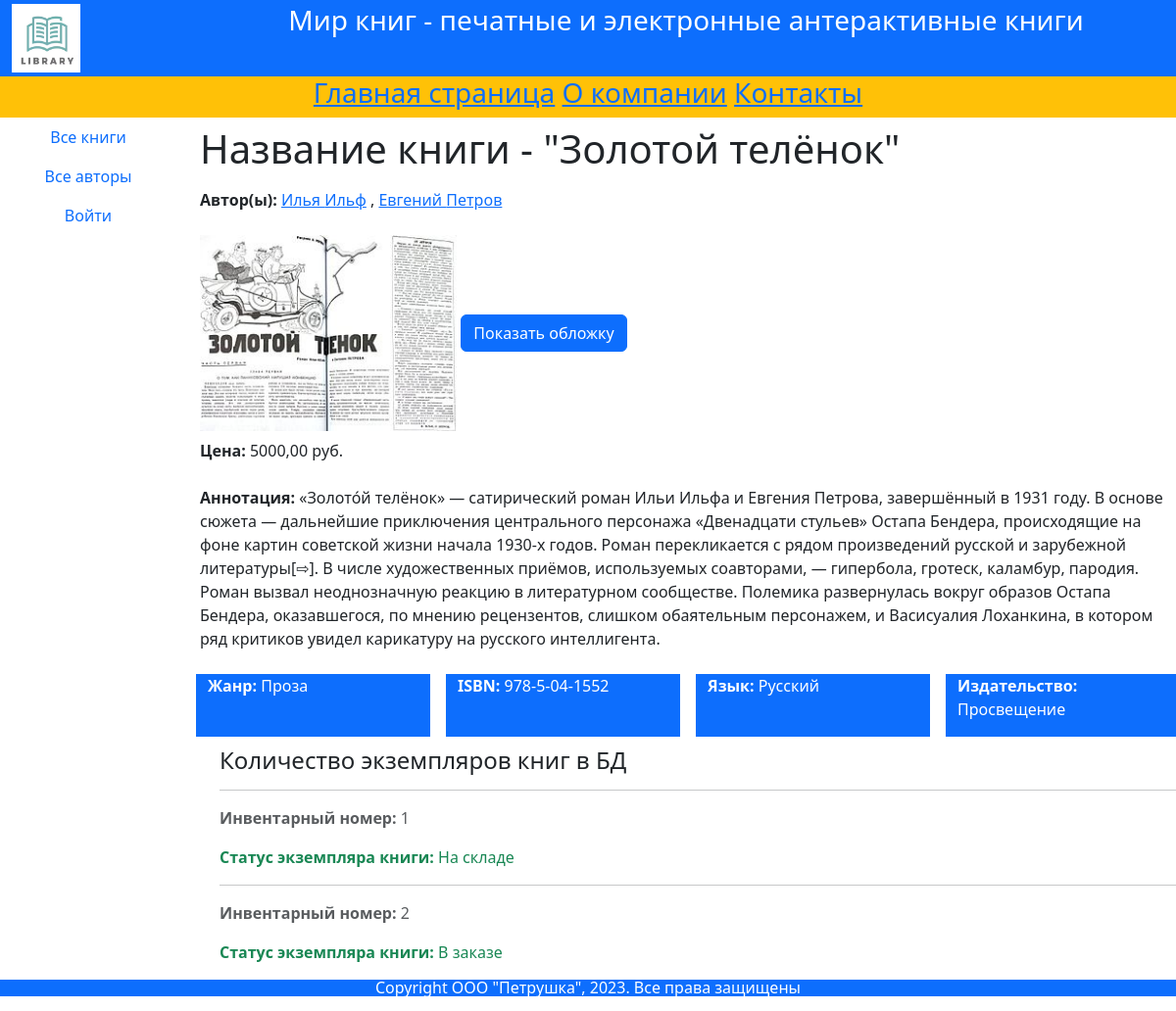
/books/4, run on an earlier commit of the app's database.
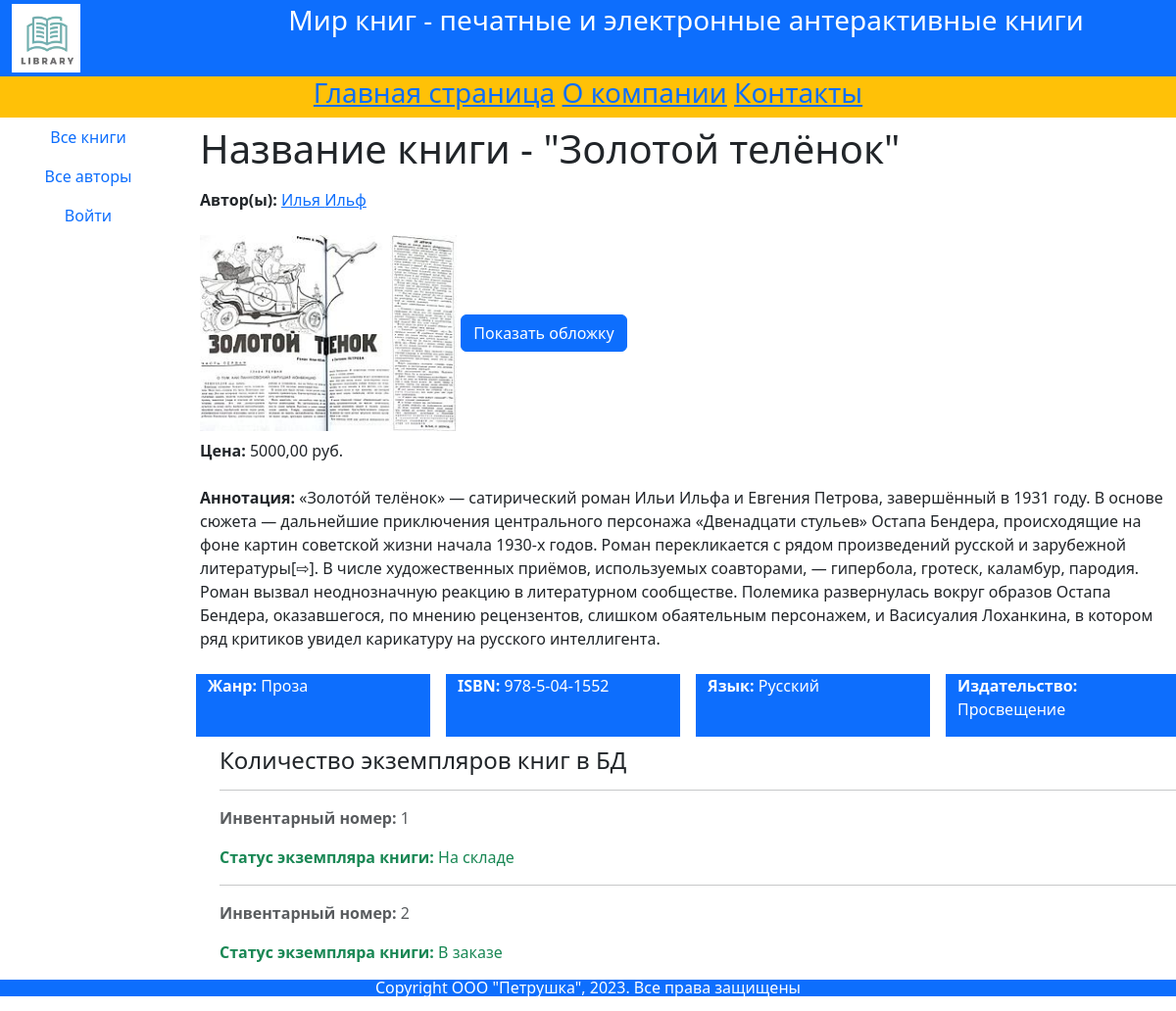
And on a later commit of the database.
### catalog/models.py (models this page shows, shortened)
class Book(
    models.Model):  # модель «Книги» связана связью «один ко многим» со следующими моделями:□ «Жанр книги»;□ «Язык книги»;□ «Издательство».
    title = models.CharField(max_length=200, help_text="Введите название книги", verbose_name="Название книги")
    genre = models.ForeignKey(Genre, on_delete=models.CASCADE, help_text="Выберите жанр для книги",
                              verbose_name="Жанр книги", null=True)  # по первичному ключу связано с моделью Genre.
    language = models.ForeignKey(Language, on_delete=models.CASCADE, help_text="Выберите язык книги",
                                 verbose_name="Язык книги", null=True)
    publisher = models.ForeignKey(Publisher, on_delete=models.CASCADE, help_text="Выберите издательство",
                                  verbose_name="Издательство", null=True)
    year = models.CharField(max_length=4, help_text="Введите год издания", verbose_name="Год издания")
    authors = models.ManyToManyField(Author, help_text="Выберите автора (авторов) книги",
                                     verbose_name="Автор (авторы) книги")
    summary = models.TextField(max_length=1000, help_text="Введите краткое описание книги",
                               verbose_name="Аннотация книги")
    isbn = models.CharField(max_length=13, help_text="Должно содержать 13 символов", verbose_name="ISBN книги")
    price = models.DecimalField(decimal_places=2, max_digits=7, help_text="Введите цену книги (в рублях)",
                                verbose_name="Цена (руб.)")
    photo = models.ImageField(upload_to='images', help_text="Загрузите изображение обложки",
                              verbose_name="Изображение обложки", null=True, blank=True)
    def display_author(
            self):  # Для того чтобы сформировать список авторов книги, мы добавим функцию (метод) display_author в модели данных вооk. Эта функция станетформировать строку, в которой будут представлены все авторы книги.
        return ', '.join([author.last_name for author in
                          self.authors.all()])  # В этой функции организован цикл с инструкцией for. В теле цикла выбираются все авторы, связанные с данной книгой, из них формируется список, который будет возвращен в точку вызова.
    display_author.short_description = 'Авторы'

class Author(models.Model):
    first_name = models.CharField(max_length=100, help_text="Введите имя автора", verbose_name="Имя автора")
    last_name = models.CharField(max_length=100, help_text="Введите фамилию автора", verbose_name="Фамилия автора")
    date_of_birth = models.DateField(help_text="Введите дату рождения", verbose_name="Дата рождения", null=True,
                                     blank=True)  # Это поле может содержать пустое значение (null=True), т. е. не обязательно для заполния.
    about = models.TextField(help_text="Введите сведения об авторе", verbose_name="Сведения об авторе")
    photo = models.ImageField(upload_to='images', help_text="Загрузите фото автора", verbose_name="Фото автора",
                              null=True, blank=True)

class Genre(models.Model):
    name = models.CharField(max_length=200, help_text=" Введите жанр книги",
                            verbose_name="Жанр книги")  # оно будет выводиться на экран в формах рядом с полем name.
    def __str__(self):
        return self.name  # возвращающий имя жанра, которое будет внесено в конкретную запись.

class Language(models.Model):
    name = models.CharField(max_length=20, help_text="Введите язык книги", verbose_name="Язык книги")

class Publisher(models.Model):
    name = models.CharField(max_length=20, help_text=" Введите наименование издательства", verbose_name="Издательство")
    def __str__(self):
        return self.name

class BookInstance(models.Model):
    book = models.ForeignKey('Book', on_delete=models.SET_NULL,
                             null=True)  # Для названия книги создано поле ьооk, значение для него будет подгружено из модели вооk, с которой имеется связь по первичному ключу.
    inv_nom = models.CharField(max_length=20, null=True, help_text="Введите инвентарный номер экземпляра",
                               verbose_name="Инвентарный номер")
    status = models.ForeignKey('Status', on_delete=models.CASCADE, null=True,
                               help_text='Изменить состояние экземпляра',
                               verbose_name="Статус экземпляра книги")  # Для задания статуса экземпляра книги (на складе, в заказе, продана и пр.) предусмотрено поле status, значение для него будет подгружено из модели Status, с которой имеется связь по первичному ключу.
    due_back = models.DateField(null=True, blank=True, help_text="Введите конец срока статуса",
                                verbose_name="Дата окончания статуса")  # Для задания даты окончания действия статуса для экземпляра книги
    borrower = models.ForeignKey(User, on_delete=models.SET_NULL,
                                 null=True, blank=True,
                                 verbose_name="Заказчик",
                                 help_text="Выберите заказчика книги")
    objects = models.Manager
    class Meta:
        ordering = [
            "due_back"]  # Для сортировки экземпляров книг создан класс меtа, при этом все экземпляры будут отсортированы по дате окоцчания действия статуса.

class Status(models.Model):
    name = models.CharField(max_length=20, help_text="Введите статус экземпляра книги",
                            verbose_name="Статус экземпляра книги")

### catalog/views.py (the view)
# urls.py: path('books/<int:pk>', BookDetailView.as_view(), name='book-detail'),
class BookDetailView(DetailView):
    model = Book
    context_object_nmae = 'book'
    """
    В созданном классе по
умолчанию будет сформирован ряд объектов, в частности:
□ obj ect - данные о конкретной книге, полученные из БД;
□ teщ:,late_name- имя шаблона для вывода информации о конкретной книге (по умол-
чанию book_detail.html).
Можно воспользоваться этими объектами, а при желании можно переопределить эти
имена, например:
context_object_name = 'book'
teщ:,late_name = "my_book.html"
В итоге созданный нами класс oetailview выполнит запрос к базе данных, получит данные
из БД о конкретной книге, а затем передаст эти данные в шаблон book_detail.html.
В этом шаблоне теперь из объекта Ьооk можно получить данные по конкретной книге:
book. title - название книги, book.genre - жанр, book.year- год издания и т. д.
    """

### templates/catalog/book_detail.html
{% extends "catalog/base.html" %}
{% block content %}
<div class="container text-start">
    <div class="row my-2">
        <h1>Название книги - "{{ book.title }}"</h1>
    </div>
    <div class="row my-2">
        <p><strong>Автор(ы):</strong>
            {% for author in book.authors.all %}
            <a href="/authors/{{author.id}}">{{ author.first_name }} {{ author.last_name }}</a>
            {% if not forloop.last %}, {% endif %}
            {% endfor %}
        </p>
    </div>
    <img src="{{ book.photo.url }}" alt="{{ book.title }}" style="max-height: 200px;">
    <a href="{{ book.photo.url }}" class="btn btn-primary" target="_blank">Показать обложку</a>
    <div class="row my-2">
        <div class="col">
            <p><strong>Цена:</strong> {{ book.price }} руб.</p>
        </div>
    </div>
    <div class="row my-2">
        <p><strong>Аннотация:</strong> {{ book.summary }}</p>
    </div>
    <div class="row my-2">
        <div class="col mx-2 bg-primary text-white">
            <p><strong>Жанр:</strong> {{ book.genre }}</p>
        </div>
        <div class="col mx-2 bg-primary text-white">
            <p><strong>ISBN:</strong> {{ book.isbn }}</p>
        </div>
        <div class="col mx-2 bg-primary text-white">
            <p><strong>Язык:</strong> {{ book.language.name }}</p>
        </div>
        <div class="col mx-2 bg-primary text-white">
            <p><strong>Издательство:</strong> {{ book.publisher }}</p>
        </div>
    </div>
    <div style="margin-left: 20px; margin-top: 10px;">
        <h4>Количество экземпляров книг в БД</h4>
        {% for copy in book.bookinstance_set.all %}
        <hr>
        <p class="text-muted">
            <strong>Инвентарный номер:</strong> {{ copy.inv_nom }}</p>
        <p class="text-success">
            <strong>Статус экземпляра книги:</strong> {{ copy.status.name }}</p>
        {% endfor %}
    </div>
</div>
{% endblock content %}

### templates/catalog/base.html (shortened to what this page needs)
<!doctype html>
<html lang="en">
<head>
    {% load static %}
    <link href="https://cdn.jsdelivr.net/npm/bootstrap@5.3.2/dist/css/bootstrap.min.css" rel="stylesheet"
>
</head>
<body>
<div class="container-fluid py-1 bg-primary text-white text-center">
    <div class="row">
        <div class="col-2 text-start">
            <img src="{% static 'images/pp100.jpg' %}" width="70" height="70" alt="Логотип">
        </div>
        <div class="col-10">
            <h3>Мир книг - печатные и электронные антерактивные книги</h3>
        </div>
    </div>
</div>
<div class="container-fluid">
    <div class="row bg-warning text-center">
        <h3>
            <a href="{% url 'index' %}">Главная страница</a>
            <a href="{% url 'about' %}">О компании</a>
            <a href="{% url 'contact' %}">Контакты</a>
        </h3>
    </div>
</div>
<div class="row text-center text-body">
    <div class="col-2">
        {% block sidebar %}
        <nav class="nav flex-column">
            <a class="nav-link" href="{% url 'books' %}">Все книги</a>
            <a class="nav-link" href="{% url 'authors-list' %}">Все авторы</a>
            {% if user.is_authenticated %}
            <a class="nav-link" href="{% url 'logout' %}?next={{request.path}}">Выйти</a> <!-- После успешного
входа пользователя в систему представления будут использовать значение next, чтобы
при выходе из системы перенаправить пользователя обратно на страницу, с которой он
входил в систему.-->
            <div>Вошел: {{ user.get_username }}</div> <!-- Если пользователь аутентифицирован, то мы знаем, что это вошел зарегистрированный
пользователь, поэтому вызываем { {user.get_username} }, чтобы отобразит.ь его имя.-->
            <a class="nav-link" href="{% url 'edit_authors' %}">Редактор авторов</a>
            <a class="nav-link" href="{% url 'edit_books' %}">Редактировать книги</a>
            <a class="nav-link" href="{% url 'my-borrowed' %}">Мои заказы</a>
            {% else %}
            <a class="nav-link" href="{% url 'login' %}?next={{request.path}}">Войти</a>
            {% endif %}
        </nav>
        {% endblock sidebar %}
    </div>
    <div class="col-10">
        <div class="row text-center">
            {% block content %}{% endblock content %}
        </div>
    </div>
</div>
<div class="container-fluid">
    <div class="row bg-primary text-center text-white lh-1">
        {% block footer %}
        <p>Copyright OOO "Петрушка", 2023. Все права защищены </p>
        {% endblock footer %}
    </div>
</div>
</body>
</html>

What changed in the data, as far as the page shows it:
removed Author: first_name "Евгений", last_name "Петров"
shown differently, row unchanged: Author "Илья": no longer shows ","
